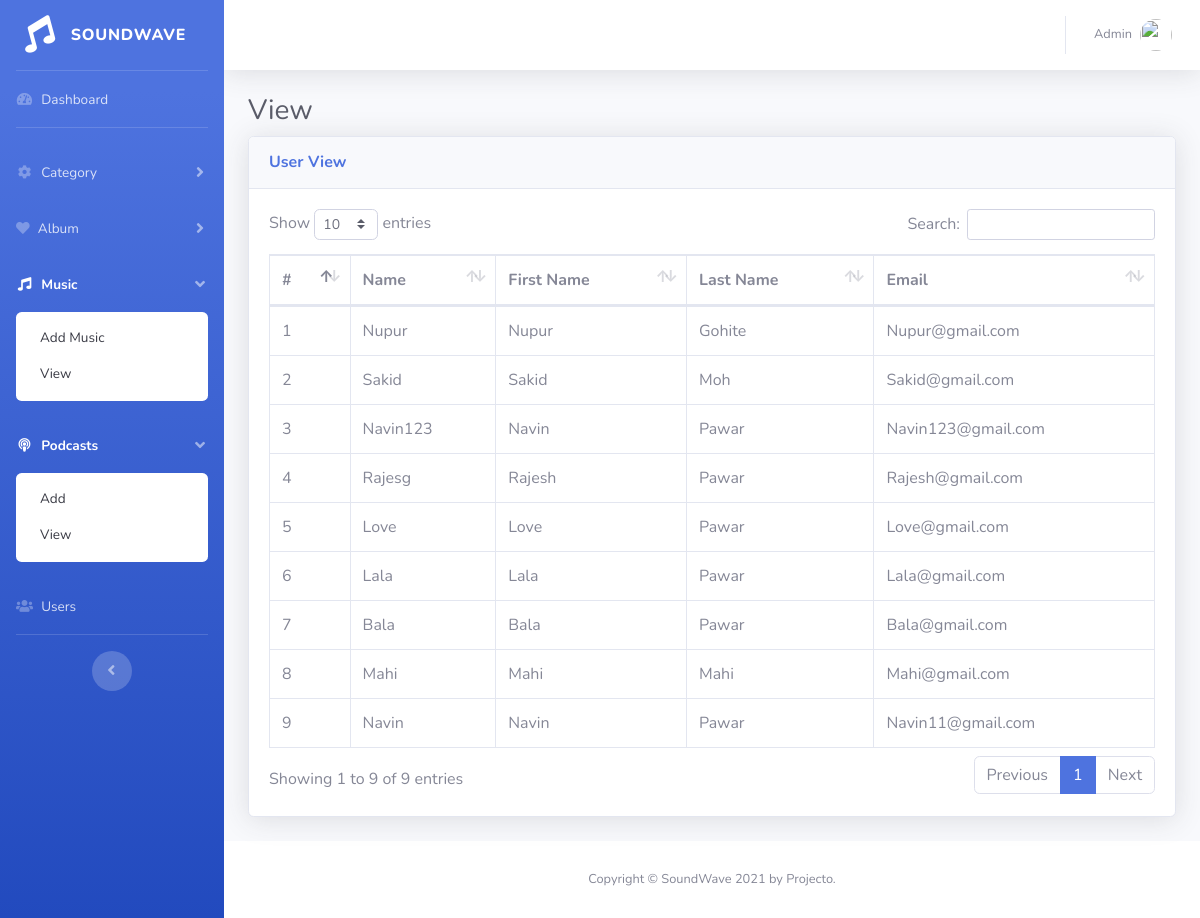
Page /admin/viewuser.php (signed in) on the committed database.
### tables this page shows
CREATE TABLE `register` (
  `id` int(11) NOT NULL,
  `name` varchar(500) NOT NULL,
  `email` varchar(500) NOT NULL,
  `mobile` varchar(500) NOT NULL,
  `password` varchar(500) NOT NULL,
  `first_name` varchar(300) DEFAULT NULL,
  `last_name` varchar(300) DEFAULT NULL
);

### admin/dbconfig.php (called while the page is built, shortened)
<?php
function select($query)
{
	$cid=mysqli_connect(server,user,password,database) or die("connection error");
	$result=mysqli_query($cid,$query);
	return $result;
}
?>

### admin/viewuser.php (the view, shortened to what this page needs)
<?php
require_once"dbconfig.php";
?>
<!DOCTYPE html>
<html lang="en">
<head>
  <link href="vendor/fontawesome-free/css/all.min.css" rel="stylesheet" type="text/css">
  <link href="css/sb-admin-2.min.css" rel="stylesheet">
  <link href="vendor/datatables/dataTables.bootstrap4.min.css" rel="stylesheet">
</head>
<body id="page-top">
  <div id="wrapper">
     <?php include"sidebar.php";?>
    <div id="content-wrapper" class="d-flex flex-column">
      <div id="content">
        <?php include"topbar.php";?>
        <div class="container-fluid">
          <h1 class="h3 mb-2 text-gray-800">View </h1>
          <div class="card shadow mb-4">
            <div class="card-header py-3">
              <h6 class="m-0 font-weight-bold text-primary">User View</h6>
            </div>
            <div class="card-body">
              <div class="table-responsive">
                <table class="table table-bordered" id="dataTable" width="100%" cellspacing="0">
                  <thead>
                    <tr>
                      <th>#</th>
                      <th>Name</th>
                      <th>First Name</th>
                      <th>Last Name</th>
                      <th>Email</th>
                      </tr>
                  </thead>
                  <tbody>
				  <?php
                  $n=1;
				  $res=select("SELECT * FROM `register` order by id desc");
				  while($r=mysqli_fetch_array($res))
				  {
					  extract($r);
				  ?>
                    <tr>
                      <td><?=$n?></td>
                      <td><?=ucwords($r[1])?></td>
                      <td><?=ucwords($r[5])?></td>
                      <td><?=ucwords($r[6])?></td>
                      <td><?=ucwords($r[2])?></td>
                    </tr>
                  <?php
				  $n++;
				  }
				  ?>
                  </tbody>
                </table>
              </div>
            </div>
          </div>
        </div>
      </div>
      <?php include'footer.php' ?>
    </div>
  </div>
</body>
</html>

### rows in the picture
register: name "Nupur", first_name "Nupur", last_name "Gohite", email "Nupur@gmail.com"
register: name "Sakid", first_name "Sakid", last_name "Moh", email "Sakid@gmail.com"
register: name "Navin123", first_name "Navin", last_name "Pawar", email "Navin123@gmail.com"
register: name "Rajesg", first_name "Rajesh", last_name "Pawar", email "Rajesh@gmail.com"
register: name "Love", first_name "Love", last_name "Pawar", email "Love@gmail.com"
register: name "Lala", first_name "Lala", last_name "Pawar", email "Lala@gmail.com"
register: name "Bala", first_name "Bala", last_name "Pawar", email "Bala@gmail.com"
register: name "Mahi", first_name "Mahi", last_name "Mahi", email "Mahi@gmail.com"
register: name "Navin", first_name "Navin", last_name "Pawar", email "Navin11@gmail.com"
